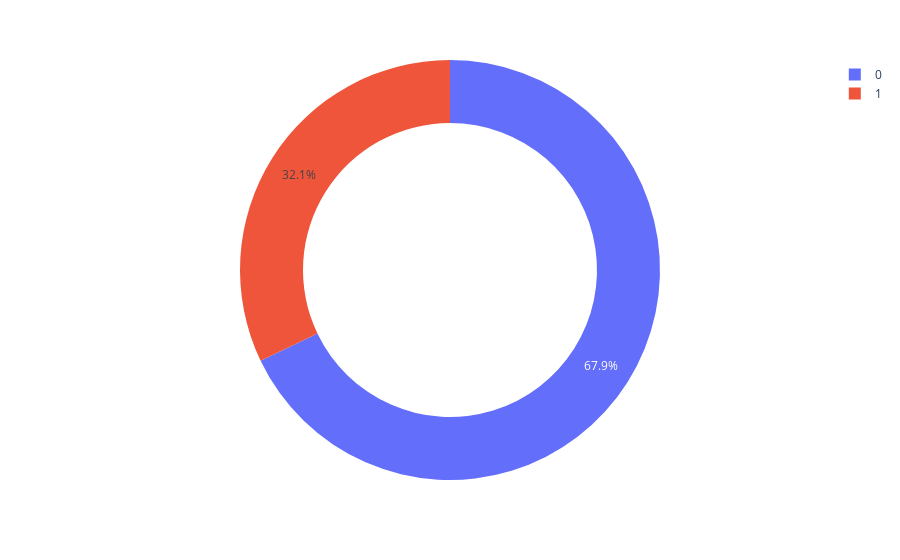

The notebook cell this image was saved under:
### Code cell
px.pie(df,
      values = value,
      names = name,
      hole = .7
      )

### Figure 1 — Plotly figure (JSON) as saved in the notebook; plotly's stock layout.template omitted (floating-point values rounded to 4 significant figures)
{"data": [{"domain": {"x": [0, 1], "y": [0, 1]}, "hole": 0.7, "hovertemplate": "label=%{label}<br>value=%{value}<extra></extra>", "labels": [0, 1], "legendgroup": "", "name": "", "showlegend": true, "type": "pie", "values": [203, 96]}], "layout": {"legend": {"tracegroupgap": 0}, "margin": {"t": 60}}}
